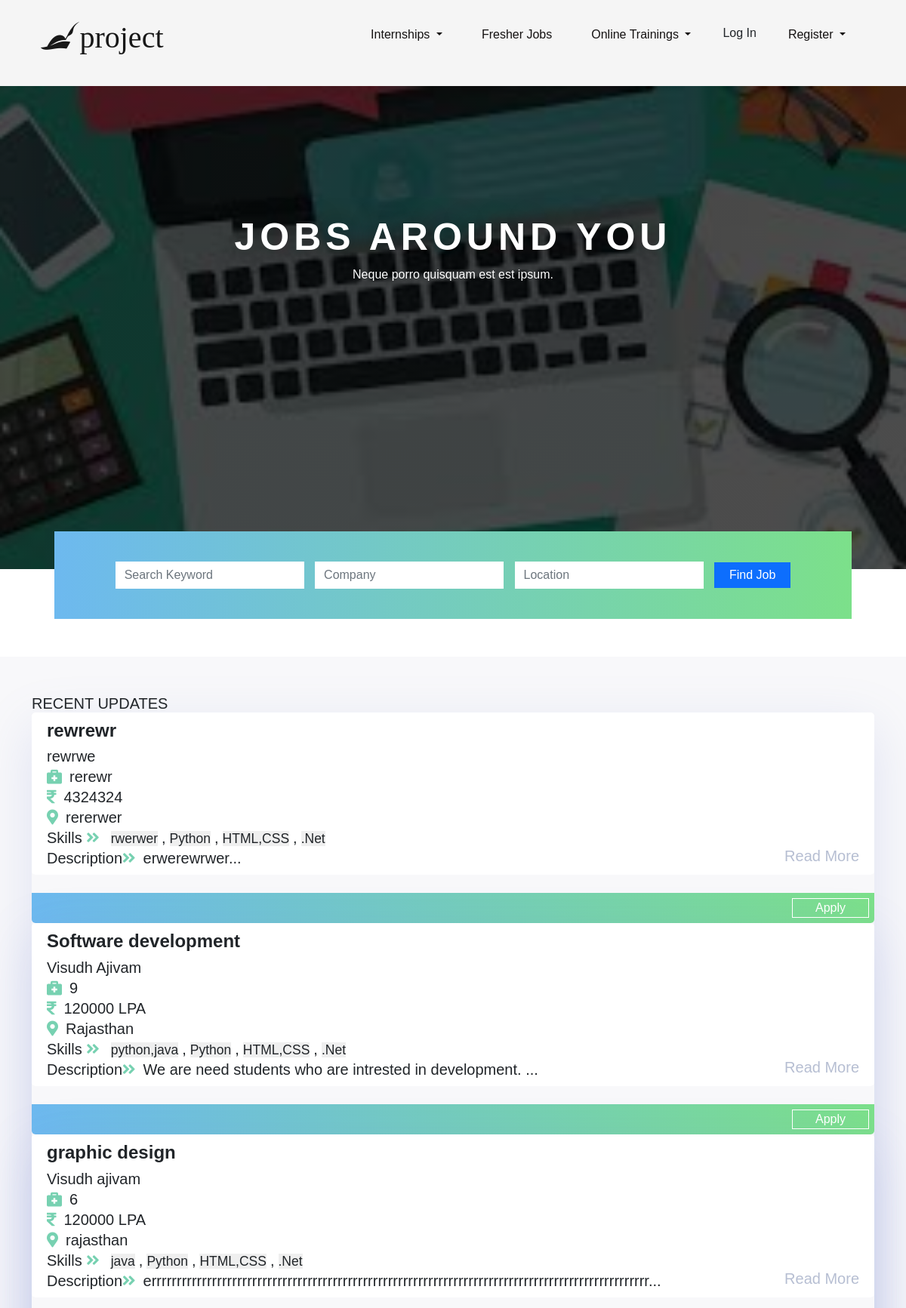
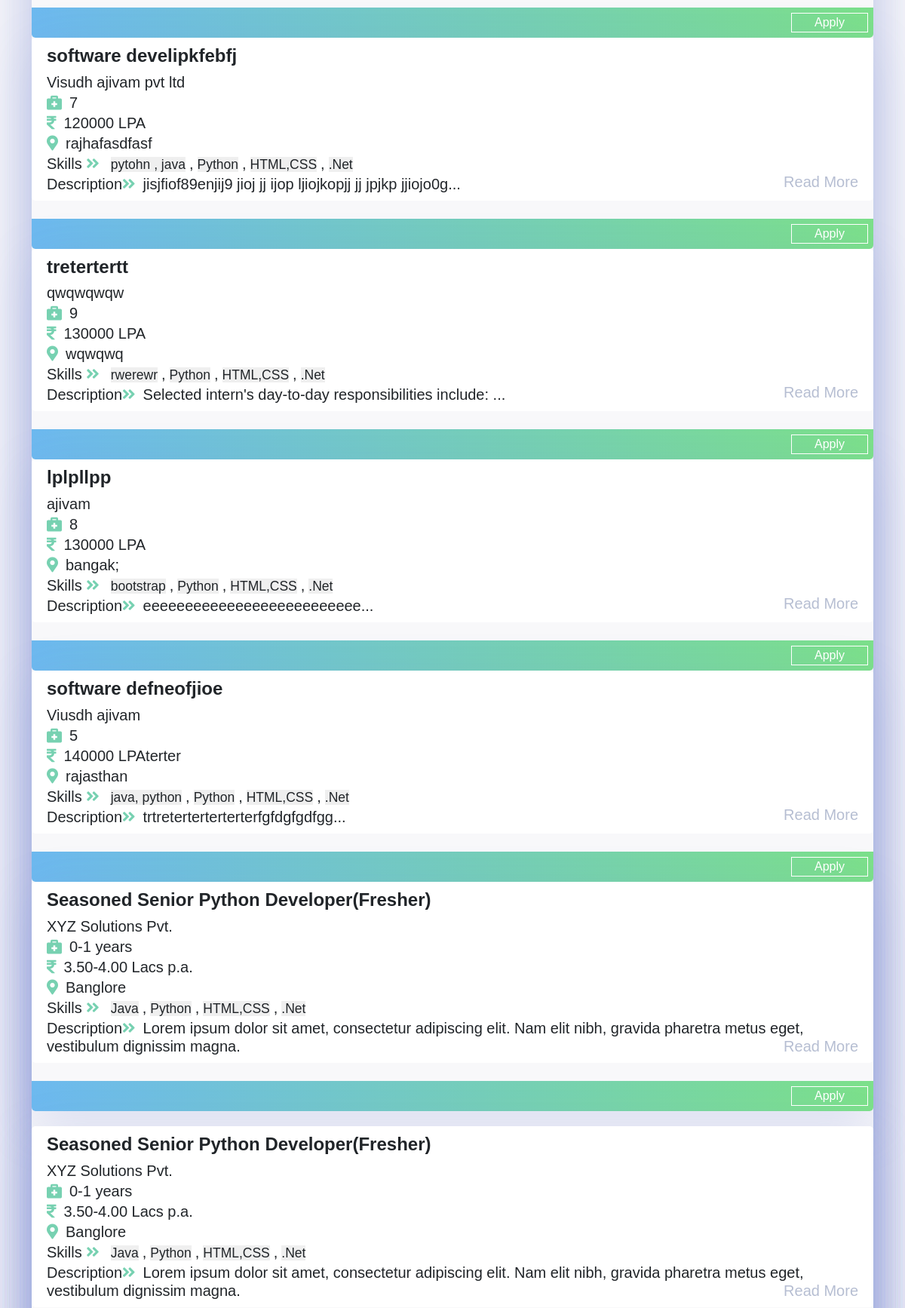
The app's page /main/fresherjobs/ (upper part) with its own data (2 pictures, top to bottom).
### recruiterprofiles/models.py (models this page shows)
class Mypostjob(models.Model):
    user = models.ForeignKey(User, on_delete=models.CASCADE)
    post_id = models.AutoField(primary_key=True)
    position = models.CharField(max_length=50)
    company = models.CharField(max_length=500,default="")
    experience = models.CharField(max_length=5000,default="")
    package = models.CharField(max_length=500,default="")
    location = models.CharField(max_length=500,default="")
    skill= models.CharField(max_length=500,default="")
    desc = models.CharField(max_length=5000,default="")
    pub_date = models.DateField(default=now)

### recruiterprofiles/views.py (the view)
# urls.py: path('fresherjobs/', views.fresherjob, name='fresher'),
def fresherjob(request):
    mypost = Mypostjob.objects.all()
    return render(request,'recruiterprofiles/fresherjob.html',{'mypost':mypost})

### templates/recruiterprofiles/fresherjob.html (shortened to what this page needs)
{% extends 'base.html' %}
{% block content%}<link rel="stylesheet" href="/static/css/fresher.css">{% endblock content %}
{% block body %}
        <div class="banner text-center">
            <h1>JOBS AROUND YOU</h1>
            <p>Neque porro quisquam est est ipsum.</p>
        </div>
    <div class="search-job text-center">
        <input type="text" class="form-control" placeholder="Search Keyword">
        <input type="text" class="form-control" placeholder="Company">
        <input type="text" class="form-control" placeholder="Location">
        <input type="button" class="btn btn-primary" value="Find Job">
    </div>
    <div id="jobs">
        <div class="container">
            <h5>RECENT UPDATES</h>
            {% for i in mypost %}
            <div class="company-details">
                <div class="job-update">
                    <h4><b>{{i.position}}</b></h4>
                    <p>{{i.company}}</p>
                    <i class="fas fa-briefcase-medical"></i><span>{{i.experience}}</span><br>
                    <i class="fas fa-rupee-sign"></i><span>{{i.package}}</span><br>
                    <i class="fas fa-map-marker-alt"></i><span>{{i.location}}</span>
                    <p>Skills <i class="fas fa-angle-double-right"></i><small>{{i.skill}}</small>,<small>Python</small>,<small>HTML,CSS</small>,<small>.Net</small></p>
                    <p>Description<i class="fas fa-angle-double-right"></i>{{i.desc|slice:"0:100"}}...<a href="/main/{{i.post_id}}/job_details/">Read More</a></p>
                </div>
                <br>
                {%  if user.is_employer %}
                {% else %}
                <div class="apply-btn">
                    <a href="/{{i.post_id}}/"><button type="button" class="btn btn-primary">Apply</button></a>
                </div>
                {% endif %}
                {% endfor %}
                <div class="company-details">
                    <div class="job-update">
                        <h4><b>Seasoned Senior Python Developer(Fresher)</b></h4>
                        <p>XYZ Solutions Pvt.</p>
                        <i class="fas fa-briefcase-medical"></i><span>0-1 years</span><br>
                        <i class="fas fa-rupee-sign"></i><span>3.50-4.00 Lacs p.a.</span><br>
                        <i class="fas fa-map-marker-alt"></i><span>Banglore</span>
                        <p>Skills <i class="fas fa-angle-double-right"></i><small>Java</small>,<small>Python</small>,<small>HTML,CSS</small>,<small>.Net</small></p>
                        <p>Description<i class="fas fa-angle-double-right"></i>Lorem ipsum dolor sit amet, consectetur adipiscing elit. Nam elit nibh, gravida pharetra metus eget, vestibulum dignissim magna. <a href="">Read More</a></p>
                    </div>
                    <br>
                    <div class="apply-btn">
                        <button type="button" class="btn btn-primary">Apply</button>
                    </div>
                </div>
                <div class="company-details">
                    <div class="job-update">
                        <h4><b>Seasoned Senior Python Developer(Fresher)</b></h4>
                        <p>XYZ Solutions Pvt.</p>
                        <i class="fas fa-briefcase-medical"></i><span>0-1 years</span><br>
                        <i class="fas fa-rupee-sign"></i><span>3.50-4.00 Lacs p.a.</span><br>
                        <i class="fas fa-map-marker-alt"></i><span>Banglore</span>
                        <p>Skills <i class="fas fa-angle-double-right"></i><small>Java</small>,<small>Python</small>,<small>HTML,CSS</small>,<small>.Net</small></p>
                        <p>Description<i class="fas fa-angle-double-right"></i>Lorem ipsum dolor sit amet, consectetur adipiscing elit. Nam elit nibh, gravida pharetra metus eget, vestibulum dignissim magna. <a href="">Read More</a></p>
                    </div>
                    <br>
                </div>
            </div>
        </div>
        <br>
        <br>
        <br>
        <br>
        <br>
        <br>
{% endblock body%}

### static/css/fresher.css (style rules this page uses)
* { padding: 0; margin: 0; font-family: sans-serif; }
.banner { height: 80vh; background-image: linear-gradient(rgba(0, 0, 0, 0.7), rgba(0, 0, 0, 0.7)), url(/media/images/bg.png); background-position: center; background-size: cover; color: white; }
.banner h1 { padding-top: 170px; font-size: 50px; letter-spacing: 6px; font-weight: 600; text-shadow: 0 0 30px rgba(0, 0, 0, 0.5); }
.search-job { padding: 30px 0; margin: -50px 6% 50px; background-image: linear-gradient(to right, #6db9ef, #7ce08a); }
.search-job .form-control { max-width: 250px; display: inline-flex; margin: 10px 5px; border-radius: 0; box-shadow: none !important; border: none !important; }
.search-job .btn-primary { border-radius: 0; box-shadow: none !important; border: none; display: inline-flex; margin: 5px; padding: 5px 20px; }
#jobs { background: #f8f8fa; padding: 50px 0; }
.company-details { box-shadow: 0 20px 70px 0 rgba(110, 130, 208, .18); border-radius: 5px; margin-bottom: 20px; }
.job-update { background: white; padding: 10px 20px; border-radius: 5px; }
.job-update .fas { margin-top: 5px; margin-right: 10px; color: #77d1b1; }
.job-update small { background: #efefef; padding: 1 5px; margin: 0 5px; }
.job-update p { margin-bottom: 0 !important; }
.job-update a { text-decoration: none !important; color: #b6bed2; float: right; }
.apply-btn { height: 40px; background-image: linear-gradient(to right, #6db9ef, #7ce08a); padding: 7px; border-bottom-left-radius: 5px; border-bottom-right-radius: 5px; }
.apply-btn .btn-primary { padding: 0 30px; float: right; border-radius: 0; box-shadow: none !important; background: transparent; border: 1px solid white; }

### static/css/styles.css (style rules this page uses)
* { padding: 0; margin: 0; box-sizing: border-box; }
:root { --surface-color: whitesmoke; --curve: 10; }

### records on screen
Mypostjob: position "rewrewr", company "rewrwe", experience "rerewr", package "4324324", location "rererwer", skill "rwerwer", desc "erwerewrwer"
Mypostjob: position "Software development", company "Visudh Ajivam", experience "9", package "120000 LPA", location "Rajasthan", skill "python,java", desc "We are need students who are intrested in development."
Mypostjob: position "graphic design", company "Visudh ajivam", experience "6", package "120000 LPA", location "rajasthan", skill "java", desc "errrrrrrrrrrrrrrrrrrrrrrrrrrrrrrrrrrrrrrrrrrrrrrrrrrrrrrrrrrrrrrrrrrrrrrrrrrrrrrrrrrrrrrrrrrrrrrrrrr"
Mypostjob: position "software develipkfebfj", company "Visudh ajivam pvt ltd", experience "7", package "120000 LPA", location "rajhafasdfasf", skill "pytohn , java", desc "jisjfiof89enjij9 jioj jj ijop ljiojkopjj jj jpjkp jjiojo0g"
Mypostjob: position "tretertertt", company "qwqwqwqw", experience "9", package "130000 LPA", location "wqwqwq", skill "rwerewr", desc "Selected intern's day-to-day responsibilities include:"
Mypostjob: position "lplpllpp", company "ajivam", experience "8", package "130000 LPA", location "bangak;", skill "bootstrap", desc "eeeeeeeeeeeeeeeeeeeeeeeeee"
Mypostjob: position "software defneofjioe", company "Viusdh ajivam", experience "5", package "140000 LPAterter", location "rajasthan", skill "java, python", desc "trtreterterterterterfgfdgfgdfgg"
